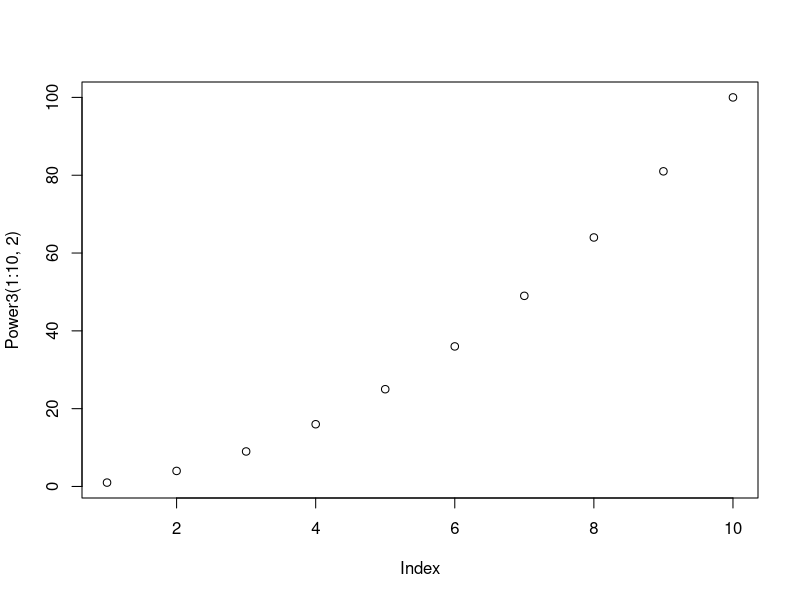
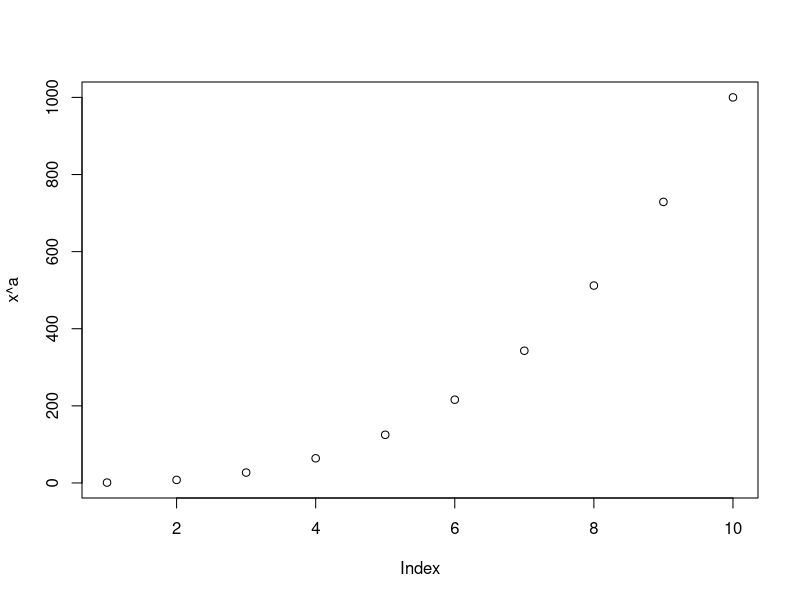

Reproduce these figures in R, in order.
## Problem 4-15

# Part A: Create Power Function
Power <- function(){
  2^3
}
Power()

# Part B: Power2()
Power2 <- function(x,a){
  x^a
}
Power2(3,8)

# Part C:
Power2(10,3)
Power2(8,17)
Power2(131,3)

# Part D: 
Power3 <- function(x,a){
  result <- x^a
  return(result)
}
Power3(2,2)

# Part E: 
plot(Power3(1:10,2))

# Part F:
PlotPower <- function(x,a){
  plot(x^a)
}
PlotPower(1:10,3)
